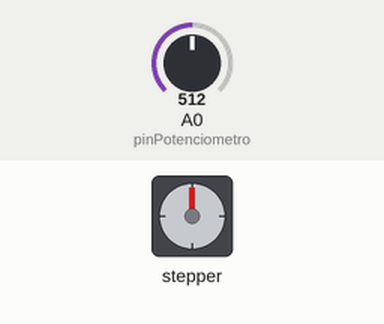
A sketch run on a simulated Arduino Uno, built with avr-gcc and run on an emulated ATmega328P. Shown: stepper motor. Wiring (inferred from the names in the program): stepper motor (2048 steps per turn assumed): coils pin 6, pin 7, pin 8, pin 9. Inputs (shaded band) come from the test bench; at power-on: A0 (pinPotenciometro) = 512. What the sketch prints to the serial monitor is not drawn.

Above: at 1.2 s.
1.3 s: A0 (pinPotenciometro) set to 716
At 3.81 s:
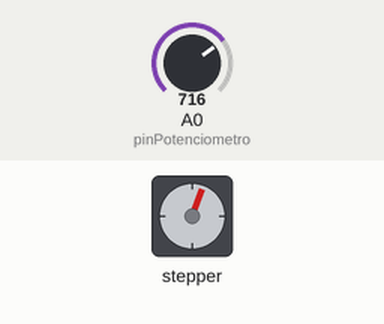
4.3 s: A0 (pinPotenciometro) set to 511
7.3 s: A0 (pinPotenciometro) set to 900
10.3 s: A0 (pinPotenciometro) set to 502
At 15.0 s:
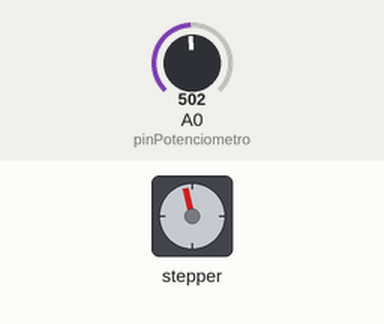
Timing chart, 0 to 26.6 s (numbered marks = the images above; inputs shaded):
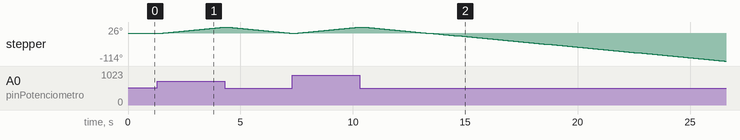

The sketch:

sketch_apr10-04-24.ino
```cpp
#include <Arduino.h>

#define pinPotenciometro A0

const int pinMotor1 = 6;
const int pinMotor2 = 7;
const int pinMotor3 = 8;
const int pinMotor4 = 9;

int velocidadMotor = 100;
int bobinados = 4;
int factor_reduccion = 64;
int numero_posiciones = 32;
int retardo_minimo = 10;
long int retardo = 0;

int Pasos_Vuelta = 20;

int anteriorPot = 0;

void setup()
{
  pinMode(pinMotor1, OUTPUT);
  pinMode(pinMotor2, OUTPUT);
  pinMode(pinMotor3, OUTPUT);
  pinMode(pinMotor4, OUTPUT);
  Serial.begin(9600);
  retardo = 10;
  if (retardo < retardo_minimo)
  {
    retardo = retardo_minimo;
  }
}

void loop()
{
  // Lee el valor del potenciómetro (0 a 1023)
  int valorPot = analogRead(pinPotenciometro);

  Serial.print("Valor del potenciómetro: ");
  Serial.print(valorPot);
  Serial.print("\t");

  // Decide la dirección en función del valor del potenciómetro
  if (valorPot < 512)
  {
    // Si el valor es menor que 512, gira en un sentido
    for (int i = 0; i < Pasos_Vuelta; i++)
    {
      sentido_Reloj(retardo);
    }

    if (anteriorPot > 512 && valorPot < 512)
    {
      Serial.println("Cambio de sentido");
    }
  }
  else if (valorPot > 512) // Add this condition to change direction when it goes over 512
  {
    // Si el valor es mayor que 512, gira en el otro sentido
    for (int i = 0; i < Pasos_Vuelta; i++)
    {
      sentido_antiReloj(retardo);
    }
    if (anteriorPot < 512 && valorPot > 512)
    {
      Serial.println("Cambio de sentido");
    }
  }

  anteriorPot = valorPot;
}

void sentido_Reloj(int retardo)
{
  static int ultimo_input = 0;
  int tablaPasos[8] = {B1000, B1100, B0100, B0110, B0010, B0011, B0001, B1001};
  ultimo_input++;

  if (ultimo_input == 8)
  {
    ultimo_input = 0;
  }

  digitalWrite(pinMotor1, bitRead(tablaPasos[ultimo_input], 0));
  digitalWrite(pinMotor2, bitRead(tablaPasos[ultimo_input], 1));
  digitalWrite(pinMotor3, bitRead(tablaPasos[ultimo_input], 2));
  digitalWrite(pinMotor4, bitRead(tablaPasos[ultimo_input], 3));
  delay(retardo);
}

void sentido_antiReloj(int retardo)
{
  static int ultimo_input = 0;
  int tablaPasos[8] = {B1000, B1100, B0100, B0110, B0010, B0011, B0001, B1001};
  ultimo_input--;

  if (ultimo_input < 0)
  {
    ultimo_input = 7;
  }

  digitalWrite(pinMotor1, bitRead(tablaPasos[ultimo_input], 0));
  digitalWrite(pinMotor2, bitRead(tablaPasos[ultimo_input], 1));
  digitalWrite(pinMotor3, bitRead(tablaPasos[ultimo_input], 2));
  digitalWrite(pinMotor4, bitRead(tablaPasos[ultimo_input], 3));
  delay(retardo);
}
```

Measured:
- after the input at 1.3 s, stepper: keeps turning clockwise at about 9°/s, starting after 0.17 s
